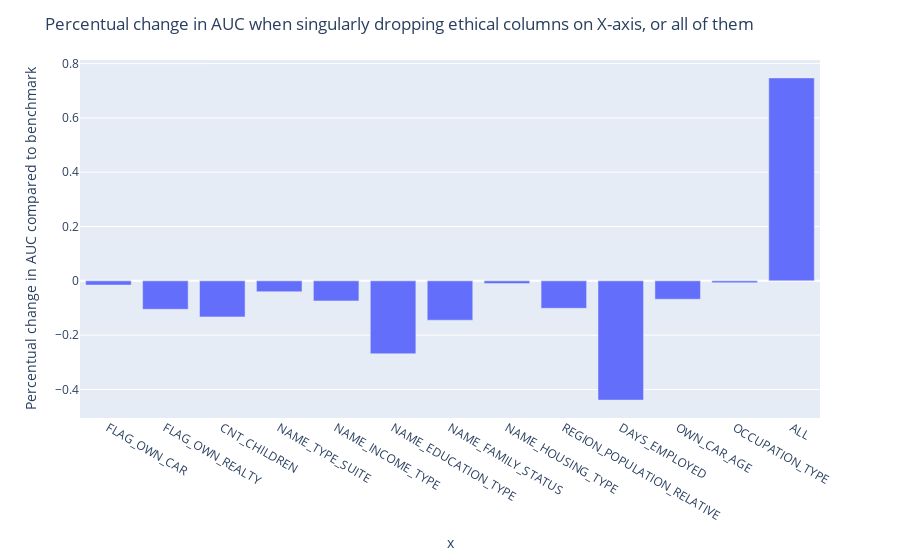

The notebook cell this image was saved under:
### Markdown cell above
### [9] Wrapping up again: what happens by just removing the features of concern

### Code cell
# Let's list the variable we considered ethical relevant
ethic_var = ['CODE_GENDER', 'FLAG_OWN_CAR', 'FLAG_OWN_REALTY', 'CNT_CHILDREN',
             'NAME_TYPE_SUITE', 'NAME_INCOME_TYPE', 'NAME_EDUCATION_TYPE',
             'OCCUPATION_TYPE', 'NAME_FAMILY_STATUS', 'NAME_HOUSING_TYPE',
             'REGION_POPULATION_RELATIVE', 'DAYS_BIRTH', 'DAYS_EMPLOYED', 'OWN_CAR_AGE']

def removing_ethics():

    # Enclose the preprocessing lines from the first blocks in the preprocessing function
    def preprocessing():
        ap_train = pd.read_csv('application_train.csv',
                        usecols =  ['TARGET', 'SK_ID_CURR', 'NAME_CONTRACT_TYPE', 'CODE_GENDER', 'FLAG_OWN_CAR',
                                    'FLAG_OWN_REALTY', 'CNT_CHILDREN', 'AMT_INCOME_TOTAL', 'AMT_CREDIT', 'AMT_ANNUITY',
                                    'AMT_GOODS_PRICE', 'NAME_TYPE_SUITE', 'NAME_INCOME_TYPE', 'NAME_EDUCATION_TYPE', 'OCCUPATION_TYPE',
                                    'NAME_FAMILY_STATUS', 'NAME_HOUSING_TYPE', 'REGION_POPULATION_RELATIVE', 'DAYS_BIRTH',
                                    'DAYS_EMPLOYED', 'DAYS_REGISTRATION', 'DAYS_ID_PUBLISH', 'OWN_CAR_AGE', 'EXT_SOURCE_1',
                                    'EXT_SOURCE_2', 'EXT_SOURCE_3'])
        ap_train['AGE'] = -round(ap_train['DAYS_BIRTH'] / 365)
        ap_train.drop(columns='DAYS_BIRTH', inplace=True)
        ap_train['CODE_GENDER_M'] = np.select([ap_train['CODE_GENDER'] == 'M', ap_train['CODE_GENDER'] == 'F'], [1, 0], default=np.NaN)
        ap_train['FLAG_OWN_CAR'] = np.where(ap_train['FLAG_OWN_CAR'] == 'Y', 1, 0)
        ap_train['FLAG_OWN_REALTY'] = np.where(ap_train['FLAG_OWN_REALTY'] == 'Y', 1, 0)
        ap_train.drop(columns='CODE_GENDER', inplace=True)
        return ap_train

    # Same with processing lines and fitting, return the auc metrics
    def processing_and_fitting():
        ap_objects = list(ap_train.select_dtypes(include=['object']).columns)
        ap_train[ap_objects] = ap_train[ap_objects].astype('category')
        ap_train_target = ap_train.pop('TARGET')
        df_train, df_test, df_target_train, df_target_test = train_test_split(
            ap_train, ap_train_target, test_size=0.2, stratify=ap_train_target, random_state=42)
        df_train_dmatrix = xgb.DMatrix(df_train.drop(columns='SK_ID_CURR'), df_target_train, enable_categorical=True)
        param = {'max_depth': 6,
                 'eta': .2,
                 'subsample': .9,
                 'colsample_bytree': .9,
                 'scale_pos_weight': 10,
                 'objective': 'binary:logistic',
                 'tree_method': 'exact'}
        xgb_base_model = xgb.train(param, df_train_dmatrix, num_boost_round=50)
        df_test_dmatrix = xgb.DMatrix(df_test.drop(columns='SK_ID_CURR'), enable_categorical=True)
        xgb_base_test_results = xgb_base_model.predict(df_test_dmatrix)

        fpr, tpr, thresholds = metrics.roc_curve(df_target_test, xgb_base_test_results, pos_label=1)
        return metrics.auc(fpr, tpr)

    # Create a new dictionary to store auc percentual difference in metric, every time you remove an ethical column
    results = dict()
    ap_train = preprocessing()

    # Iterate each column in ap_train
    for col in ap_train:
        ap_train = preprocessing()

        # If the column is ethical, drop it and at each iteration measure the percentual difference in metrics between new metric and the benchmark
        if col in ethic_var:
            ap_train.drop([col], axis=1, inplace = True)
            results[col] = ((processing_and_fitting() - benchm_auc) / benchm_auc) * 100

    # Convert the result dictionary into a dataframe and plot the differences
    df = pd.DataFrame.from_dict(results, orient = 'index', columns=['difference'])

    # Repeat the process, adding to the dataframe related to the difference in performance when you remove all the columns at the same time
    ap_train = preprocessing()
    for col in ap_train:
        if col in ethic_var:
            ap_train.drop([col], axis=1, inplace = True)

    df = pd.concat([df, pd.DataFrame.from_dict({'ALL':processing_and_fitting()}, orient  = 'index', columns = ['difference'])], axis = 0)

    # Plot the resulting dataframe
    fig = px.bar(x=df.index, y=df.difference)

    fig.update_layout(title="Percentual change in AUC when singularly dropping ethical columns on X-axis, or all of them",
                      yaxis_title="Percentual change in AUC compared to benchmark")

    fig.show()

removing_ethics()

### Figure 1 — Plotly figure (JSON) as saved in the notebook; plotly's stock layout.template omitted (floating-point values rounded to 4 significant figures)
{"data": [{"alignmentgroup": "True", "hovertemplate": "x=%{x}<br>y=%{y}<extra></extra>", "legendgroup": "", "marker": {"color": "#636efa", "pattern": {"shape": ""}}, "name": "", "offsetgroup": "", "orientation": "v", "showlegend": false, "textposition": "auto", "type": "bar", "x": ["FLAG_OWN_CAR", "FLAG_OWN_REALTY", "CNT_CHILDREN", "NAME_TYPE_SUITE", "NAME_INCOME_TYPE", "NAME_EDUCATION_TYPE", "NAME_FAMILY_STATUS", "NAME_HOUSING_TYPE", "REGION_POPULATION_RELATIVE", "DAYS_EMPLOYED", "OWN_CAR_AGE", "OCCUPATION_TYPE", "ALL"], "xaxis": "x", "y": [-0.01558, -0.1048, -0.1327, -0.03993, -0.07385, -0.2685, -0.1449, -0.01016, -0.1011, -0.4391, -0.06768, -0.006873, 0.7474], "yaxis": "y"}], "layout": {"barmode": "relative", "legend": {"tracegroupgap": 0}, "margin": {"t": 60}, "title": {"text": "Percentual change in AUC when singularly dropping ethical columns on X-axis, or all of them"}, "xaxis": {"anchor": "y", "domain": [0, 1], "title": {"text": "x"}}, "yaxis": {"anchor": "x", "domain": [0, 1], "title": {"text": "Percentual change in AUC compared to benchmark"}}}}
